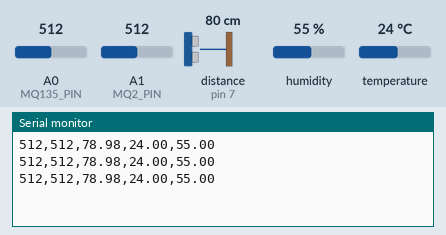
Recording of a sketch running on a simulated Arduino Uno, built with avr-gcc and run on an emulated ATmega328P. Shown: the last lines printed to the serial monitor. Wiring (inferred from the names in the program): ultrasonic range finder: trigger pin 6; echo pin 7. The test bench sets the inputs (shaded band); at power-on: distance to the obstacle (sensor on pin 7) 80 cm, humidity 55 %, A0 (MQ135_PIN) = 512, A1 (MQ2_PIN) = 512, temperature 24 °C. The echo pulse lasts 58.3 µs per cm.

Above: at 1.3 s.
1.4 s: distance to the obstacle (sensor on pin 7) set to 2 cm
At 2.0 s:
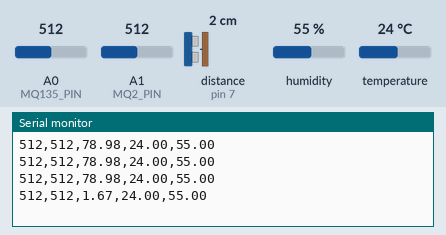
2.9 s: humidity set to 22 %
At 4.0 s:
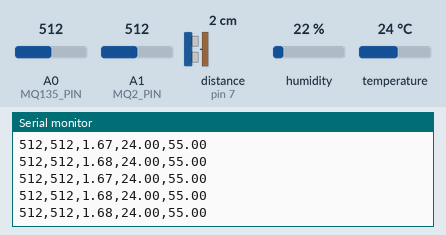
4.4 s: A0 (MQ135_PIN) set to 716
At 5.8 s:
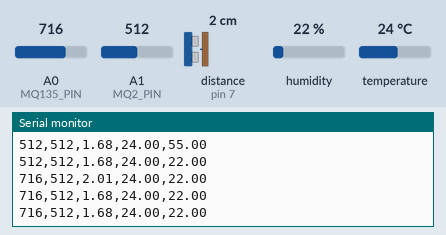
5.9 s: A1 (MQ2_PIN) set to 716
At 6.6 s:
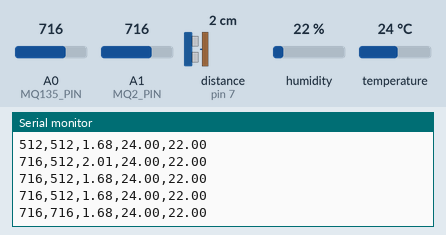
7.4 s: temperature set to 12 °C
At 8.1 s:
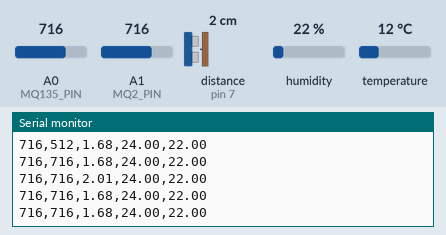
8.9 s: distance to the obstacle (sensor on pin 7) set to 4 cm
At 10.1 s:
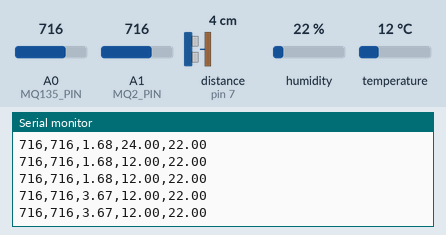
Timing chart, 0 to 11.4 s (numbered marks = the images above; inputs shaded):
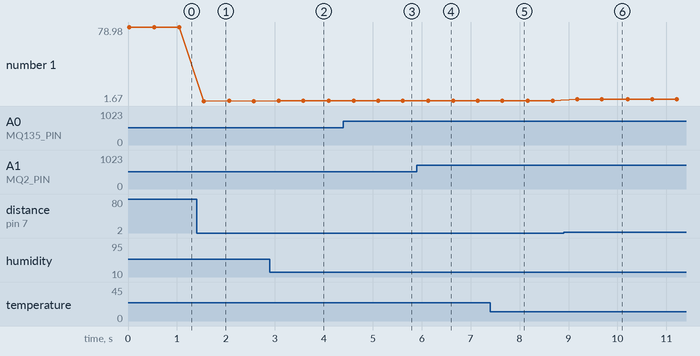

The sketch:

a.ino
```cpp
#include <DHT.h>

#define MQ135_PIN A0
#define MQ2_PIN A1
#define TRIG_PIN 6
#define ECHO_PIN 7
#define DHT_PIN 5
#define DHT_TYPE DHT11

DHT dht(DHT_PIN, DHT_TYPE);

void setup() {
    Serial.begin(115200);
    pinMode(TRIG_PIN, OUTPUT);
    pinMode(ECHO_PIN, INPUT);
    dht.begin();
}

void loop() {
    int mq135_value = analogRead(MQ135_PIN);
    int mq2_value = analogRead(MQ2_PIN);

    // Ultrasonic Sensor Distance Measurement
    digitalWrite(TRIG_PIN, LOW);
    delayMicroseconds(2);
    digitalWrite(TRIG_PIN, HIGH);
    delayMicroseconds(10);
    digitalWrite(TRIG_PIN, LOW);

    long duration = pulseIn(ECHO_PIN, HIGH);
    float distance = duration * 0.034 / 2; // Convert to cm

    // Read temperature and humidity
    float temperature = dht.readTemperature();
    float humidity = dht.readHumidity();

    // Handle read errors
    if (isnan(temperature) || isnan(humidity)) {
        Serial.println("Error reading from DHT11 sensor");
    } else {
        // Send data in CSV format: mq135, mq2, distance, temperature, humidity
        Serial.print(mq135_value);
        Serial.print(",");
        Serial.print(mq2_value);
        Serial.print(",");
        Serial.print(distance);
        Serial.print(",");
        Serial.print(temperature);
        Serial.print(",");
        Serial.println(humidity);
    }

    delay(500);
}
```

Measured:
- after the input at 1.4 s, the serial monitor: prints a new line after 0.15 s (image 1)
- after the input at 4.4 s, the serial monitor: prints a new line after 0.21 s (image 3)
- after the input at 5.9 s, the serial monitor: prints a new line after 0.24 s (image 4)
- after the input at 8.9 s, the serial monitor: prints a new line after 0.28 s (image 6)
- plotted number 1: 78.98 → 1.67 after the input at 1.4 s, 1.68 → 3.67 after the input at 8.9 s
